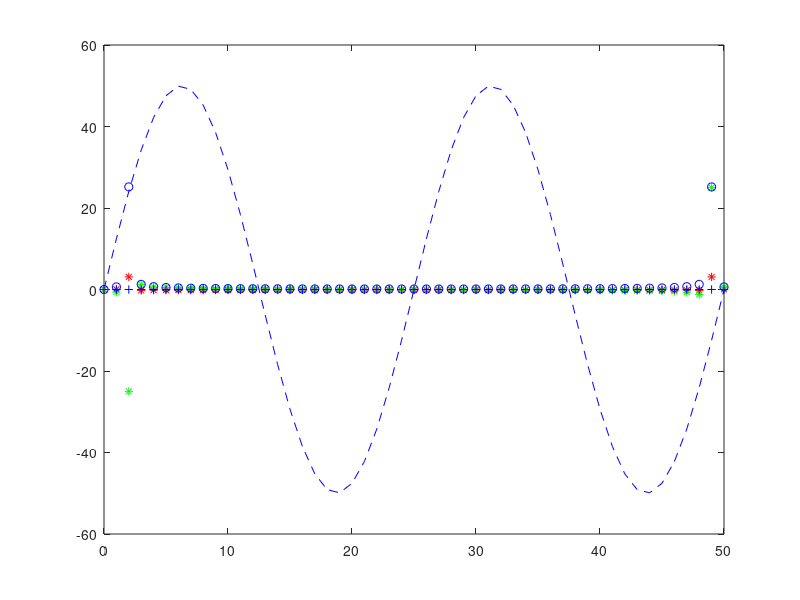

Write the MATLAB code that produced this figure.
close all;
clear all;
clc;

points = 50;
waves = 2;

x = 0:points;
y =sind(x*waves*360/points);
plot(x,50*y,'b--');

f = fft(y);

hold on
plot(x,real(f),'r*');
plot(x,imag(f),'g*');
plot(x,abs(f),'bo');
plot(x,atand(imag(f)/real(f)),'b+');
